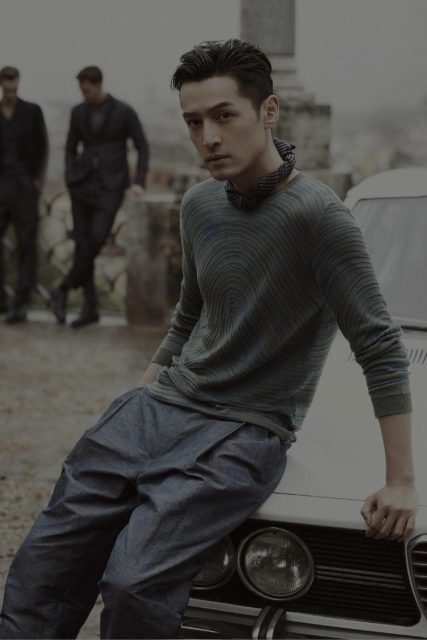
#> input picture py_exercises/exercise_06/image/huge_brightness2.jpg, 854 x 1280 px (shown at 1/2 size); its folder holds 4 pictures in this run
$ python resize_img_02.py   (older library calls are emulated)
#> lines starting #> are read from the running program, lines starting #| are printed output that depends on the picture
#!/usr/bin/env python
# -*- coding: utf-8 -*-
# @Time    :
# @Author  : RookieDay
# @Site    :
# @File    : resize_img_02
# @Software: PyCharm Community Edition
# 递归

import os,re
from PIL import Image

iPhone_W = 640
iPhone_H = 1136
imgs = []
out_root = os.path.join(os.path.dirname(__file__),'image_out_02')
re_img = re.compile(r'(.jpg|.png|.jpeg|.bmp)$')

def resize_img(src_path, out_file):
#> called with src_path = './image/huge_brightness2.jpg'
    im = Image.open(src_path)
#> im is the input picture: PIL image 854x1280 RGB; mean R, G, B 70.5, 69, 66.3
    w, h = im.size
#> w = 854; h = 1280
    print(w, h)
#| 854 1280
    if w > iPhone_W:
        w = iPhone_W
        h = iPhone_W*h//w
    if h > iPhone_H:
        h = iPhone_H
        w = iPhone_H*w//h

    img_resize = im.resize((w,h),Image.ANTIALIAS)
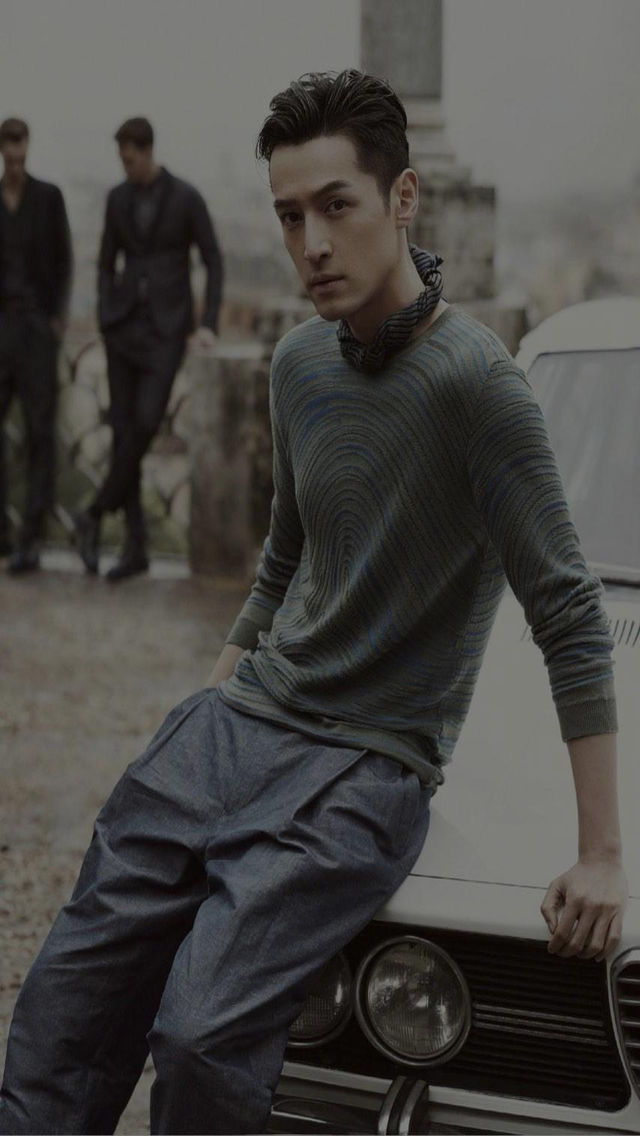
#> img_resize: PIL image 640x1136 RGB; mean R, G, B 70.5, 69, 66.3
    img_resize.save(out_file)

def get_img(img_path):
        files = os.listdir(img_path)
        for file in files:
            file_in = os.path.join(img_path,file)
            print(file_in)
            if os.path.isdir(file_in):
                get_img(file_in)
            else:
                img, postfix = os.path.splitext(file_in)
                if (re_img.match(postfix.lower())):
                    out_file = os.path.join(out_root, 'iPhone_' + file)
                    # print(file_in + '===' + out_file)
                    resize_img(file_in, out_file)
#> pass 2 of the loop in get_img, `for file in files:`:
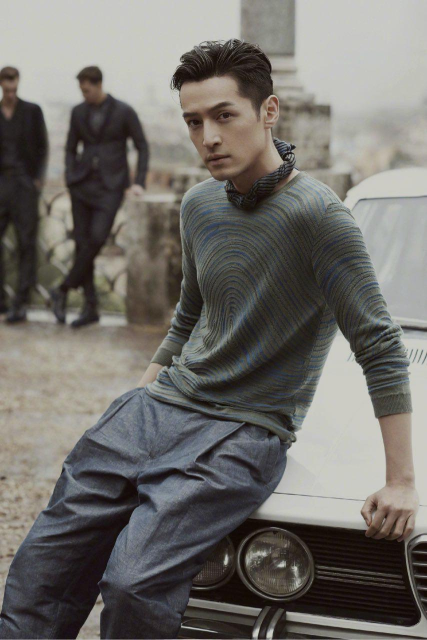
#> input picture py_exercises/exercise_06/image/huge_brightness3.jpg, 854 x 1280 px (shown at 1/2 size)
#> in resize_img, im is the input picture: PIL image 854x1280 RGB; mean R, G, B 113, 110.4, 106.1
#| 854 1280
#> in resize_img (call 2), `img_resize = im.resize((w,h),Image.ANTIALIAS)`:
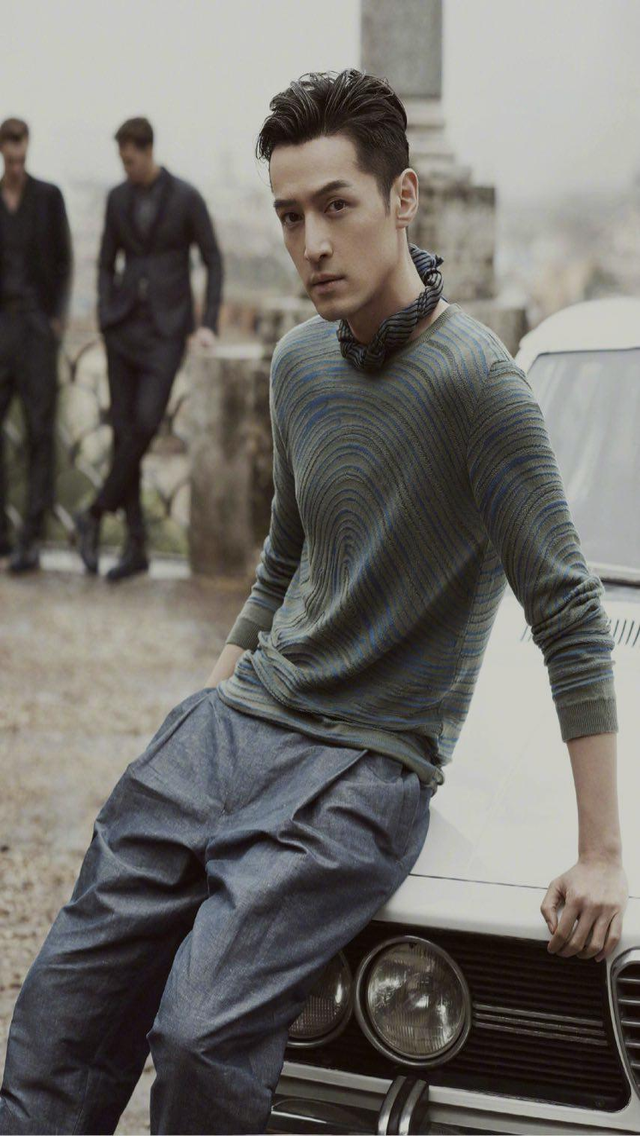
#> img_resize: PIL image 640x1136 RGB; mean R, G, B 113, 110.4, 106.1
#> pass 3 of the loop in get_img, `for file in files:`:
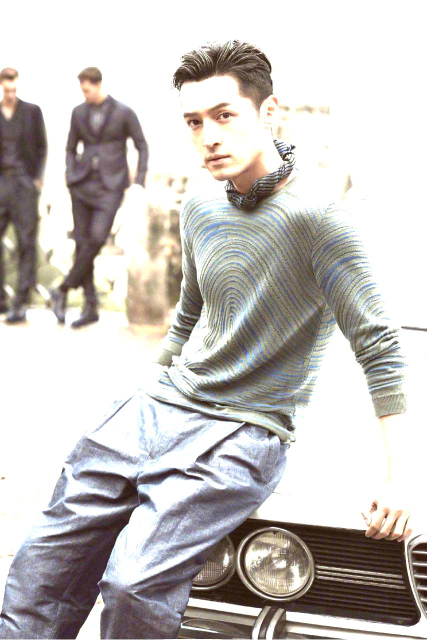
#> input picture py_exercises/exercise_06/image/huge_brightness4.jpg, 854 x 1280 px (shown at 1/2 size)
#> in resize_img, im is the input picture: PIL image 854x1280 RGB; mean R, G, B 198.5, 194.4, 191.6
#| 854 1280
#> in resize_img (call 3), `img_resize = im.resize((w,h),Image.ANTIALIAS)`:
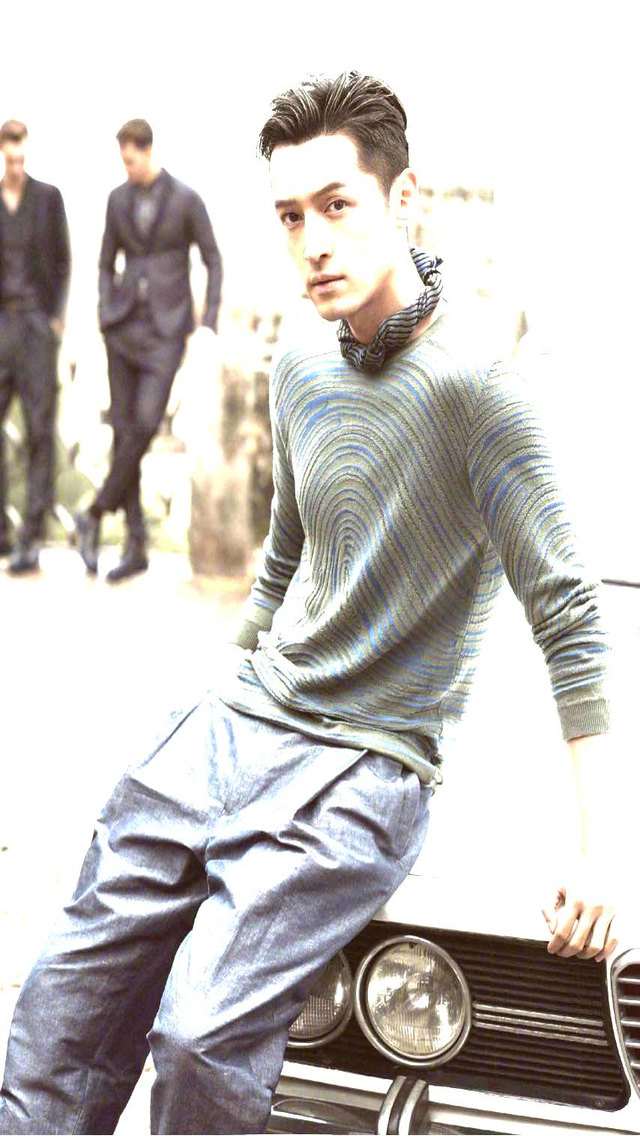
#> img_resize: PIL image 640x1136 RGB; mean R, G, B 198.5, 194.3, 191.6
#> the loop made 4 passes; the first 3 are shown

get_img('./image')
